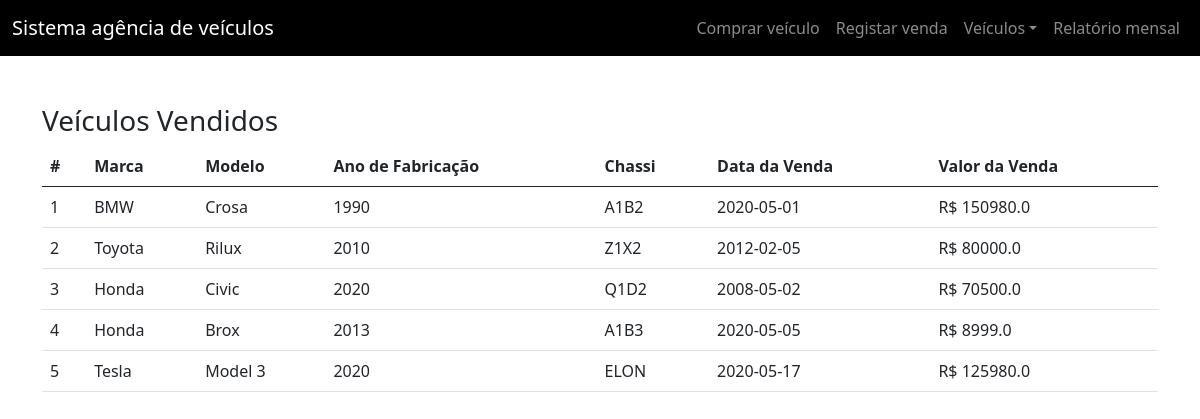
Page /historicoVendas on the committed database.
### sistemaVeiculos.py (models this page shows, shortened)
class VeiculosVendidos(db.Model):
    id = db.Column(db.Integer, primary_key=True)
    marca = db.Column(db.String(20), nullable=False)
    modelo = db.Column(db.String(20), nullable=False)
    ano_fabricacao = db.Column(db.Integer, nullable=False)
    placa = db.Column(db.String(8), nullable=False)
    cor = db.Column(db.String(20), nullable=False)
    chassi = db.Column(db.String(17), nullable=False, unique=True)
    data_compra = db.Column(db.DATE, nullable=False)
    valor_compra = db.Column(db.REAL, nullable=False)
    data_venda = db.Column(db.DATE, nullable=False)
    valor_venda = db.Column(db.REAL, nullable=False)

### sistemaVeiculos.py (the view)
@app.route('/historicoVendas')
def historicoVendas():
    veiculos = VeiculosVendidos.query.all()
    return render_template("historicoVendas.html", veiculos=veiculos)

### templates/historicoVendas.html (shortened to what this page needs)
{% extends "base.html" %}
{% block corpo %}
    <div class="container mt-5">
      <h3>Veículos Vendidos</h3>
      <table class="table">
        <thead>
          <tr>
            <th scope="col">#</th>
            <th scope="col">Marca</th>
            <th scope="col">Modelo</th>
            <th scope="col">Ano de Fabricação</th>
            <th scope="col">Chassi</th>
            <th scope="col">Data da Venda</th>
            <th scope="col">Valor da Venda</th>
          </tr>
        </thead>
        <tbody>
          {% for v in veiculos %}
          <tr>
            <td>{{v.id}}</td>
            <td>{{v.marca}}</td>
            <td>{{v.modelo}}</td>
            <td>{{v.ano_fabricacao}}</td>
            <td>{{v.chassi}}</td>
            <td>{{v.data_venda}}</td>
            <td>R$ {{v.valor_venda}}</td>
          </tr>
          {% endfor %}
        </tbody>
      </table>
    </div>
{% endblock %}

### templates/base.html (shortened to what this page needs)
<!doctype html>
<html lang="pt-br">
  <head>
    <link href="https://cdn.jsdelivr.net/npm/bootstrap@5.0.1/dist/css/bootstrap.min.css" rel="stylesheet">
  </head>
  <body>
    <div class="container-fluid" style="background-color: #000000;">
      <nav class="navbar navbar-expand-xl navbar-dark">
        <a href="/" class="navbar-brand mb-0 h1">Sistema agência de veículos</a>
        <div class="collapse navbar-collapse" id="toogleMobileMenu">
          <ul class="navbar-nav ms-auto">
            <li>
              <a class="nav-link" href="comprarVeiculo">Comprar veículo</a>
            </li>
            <li>
              <a class="nav-link" href="registrarVenda">Registar venda</a>
            </li>
            <li class="nav-item dropdown">
              <a class="nav-link dropdown-toggle" href="#" id="navbarDropdown" role="button" data-bs-toggle="dropdown" aria-expanded="false">Veículos</a>
            </li>
            <li>
              <a class="nav-link" href="relatorioMensal">Relatório mensal</a>
            </li>
          </ul>
        </div>
      </nav>
    </div>
    {% block corpo %}{% endblock %}
  </body>
</html>

### rows in the picture
VeiculosVendidos: id "1", marca "BMW", modelo "Crosa", ano_fabricacao "1990", chassi "A1B2", data_venda "2020-05-01", valor_venda "150980.0"
VeiculosVendidos: id "2", marca "Toyota", modelo "Rilux", ano_fabricacao "2010", chassi "Z1X2", data_venda "2012-02-05", valor_venda "80000.0"
VeiculosVendidos: id "3", marca "Honda", modelo "Civic", ano_fabricacao "2020", chassi "Q1D2", data_venda "2008-05-02", valor_venda "70500.0"
VeiculosVendidos: id "4", marca "Honda", modelo "Brox", ano_fabricacao "2013", chassi "A1B3", data_venda "2020-05-05", valor_venda "8999.0"
VeiculosVendidos: id "5", marca "Tesla", modelo "Model 3", ano_fabricacao "2020", chassi "ELON", data_venda "2020-05-17", valor_venda "125980.0"
